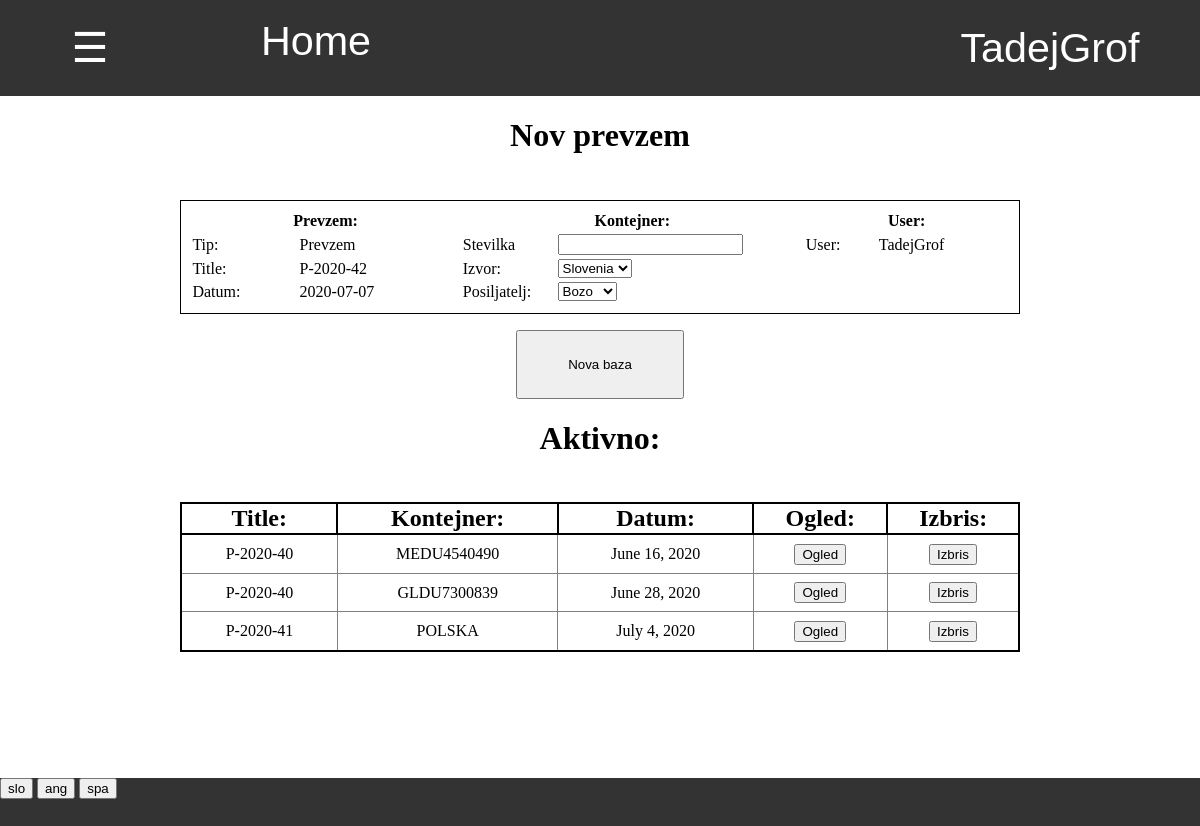
The app's page /zaloga/1/prevzem/ (signed in) with its own data.
### program/models.py (models this page shows, shortened)
class Profil(models.Model):
    user = models.OneToOneField(User,on_delete=models.CASCADE)
    jezik =  models.CharField(default="spa",max_length=3, choices=JEZIKI)
    stranka = models.OneToOneField(Stranka, on_delete=models.CASCADE, default=None, null=True, blank=True)
    celo_ime = models.CharField(default="",max_length=40)
    tip_banke = models.CharField(default="",max_length=40)
    stevilka_racuna = models.CharField(default="",max_length=40)
    telefon = models.CharField(default="",max_length=40)

class Program(models.Model):
    stevilo_prevzemov = models.IntegerField(default = 0)
    stevilo_odpisov = models.IntegerField(default = 0)
    stevilo_faktur = models.IntegerField(default = 0)
    stevilo_racunov = models.IntegerField(default = 0)
    stevilo_inventur = models.IntegerField(default = 0)
    def naslednji_prevzem(self,delaj=False):
        if delaj:
            self.stevilo_prevzemov += 1
            self.save()
            return 'P-2020-' + str(self.stevilo_prevzemov)
        else:
            return 'P-2020-' + str(self.stevilo_prevzemov + 1)
    @property
    def vrni_jezike(self):
        return JEZIKI

### zaloga/models.py (models this page shows, shortened)
class Zaloga(models.Model):
    title = models.CharField(default="skladisce", max_length=20)
    tipi_prodaje = models.CharField(default='["vele_prodaja"]', max_length=50)
    tipi_sestavine = models.CharField(default='["Y","W","JP","JP50","JP70"]', max_length=50)
    @property
    def danes(self):
        return datetime.today().strftime('%Y-%m-%d')
    @property
    def drzave(self):
        return DRZAVE
    @property
    def posiljatelji(self):
        return POSILJATELJI

class Baza(models.Model):
    author = models.ForeignKey(User,default=1, on_delete=models.CASCADE)
    title = models.CharField(default="",max_length=15)
    datum = models.DateField(default=timezone.now)
    zaloga = models.ForeignKey(Zaloga, default=1 ,on_delete=models.CASCADE)
    status = models.CharField(default="aktivno",max_length=10)
    sprememba_zaloge = models.IntegerField(default = -1)
    tip = models.CharField(default="prevzem",max_length=20, choices=TIPI_BAZE)
    kontejner = models.OneToOneField(Kontejner,null=True,default=None,blank=True, on_delete=models.CASCADE)
    popust = models.IntegerField(default = None, null=True, blank=True)
    stranka = models.ForeignKey(Stranka, on_delete=models.CASCADE, default=None, null=True, blank=True)
    cas = models.TimeField(default=None,null=True,blank=True)
    dnevna_prodaja = models.ForeignKey(Dnevna_prodaja, on_delete=models.CASCADE, default=None, null=True, blank=True)
    prevoz = models.DecimalField(default=None,null=True,blank=True,max_digits=5, decimal_places=2)

class Kontejner(models.Model):
    stevilka = models.CharField(default="", max_length=20)
    posiljatelj = models.CharField(default="", max_length=20, choices=POSILJATELJI)
    drzava = models.CharField(default="", max_length=20, choices=DRZAVE)

### zaloga/views.py (the view)
# urls.py: path('', views.baze , name='baze'),
@login_required
def baze(request,zaloga,tip_baze):
    if request.method == "GET":
        zaloga = Zaloga.objects.get(pk = zaloga)
        baze = Baza.objects.filter(zaloga = zaloga, tip=tip_baze,status='aktivno')
        stranke = Stranka.objects.all().order_by('stevilo_kupljenih').values('pk','naziv')
        return pokazi_stran(request, 'zaloga/aktivne_baze.html', {'zaloga': zaloga, 'tip': tip_baze, 'baze':baze,'stranke':stranke})

### request_funkcije.py (called while the page is built)
def vrni_slovar(request):
    with open('slovar.json') as dat:
        slovar = json.load(dat)
    return slovar

def pokazi_stran(request, html, baze={}):
    je_stranka = False
    program = Program.objects.first()
    zaloga = Zaloga.objects.first()
    if request.user.profil.stranka != None:
        je_stranka = True
    slovar = {'je_stranka':je_stranka,'program':program,'slovar':vrni_slovar(request),'jezik':request.user.profil.jezik}
    slovar.update(baze)
    if not 'zaloga' in baze:
        slovar.update({'zaloga':zaloga})
    slovar.update({'zaloga_pk':slovar['zaloga'].pk})
    return render(request, html, slovar)

### zaloga/templatetags/zaloga_exstras.py (called while the page is built)
@register.filter
def keyvalue(dict, key):
    return dict[key]

### zaloga/templates/zaloga/aktivne_baze.html (shortened to what this page needs)
{% extends 'program/base.html' %}
{% load zaloga_exstras %}
{% block content %}
<h1>
{% if tip == "prevzem" %}
    {{slovar|keyvalue:'Nov prevzem'|keyvalue:jezik}}
{% elif tip == "odpis" %}
    {{slovar|keyvalue:'Nov odpis'|keyvalue:jezik}}
{% elif tip == "inventura" %}
    {{slovar|keyvalue:'Nova inventura'|keyvalue:jezik}}
{% elif tip == "vele_prodaja" %}
    {{slovar|keyvalue:'Nova vele prodaja'|keyvalue:jezik}}
{% endif %}
</h1>
<div class="okno">
    {% if tip == "prevzem" %}
        <table style="padding:1%;border:1px solid black"class="tabela_podatkov">
            <tr>
                <th width="33%" colspan="2"> {{slovar|keyvalue:'Prevzem'|keyvalue:jezik}}:</th>
                <th width="42%" colspan="2">{{slovar|keyvalue:'Kontejner'|keyvalue:jezik}}:</th>
                <th width="25%" colspan="2"> User: </th>
            </tr>
            <tr>
                <td> {{slovar|keyvalue:'Tip'|keyvalue:jezik}}: </td>
                <td> {{slovar|keyvalue:'Prevzem'|keyvalue:jezik}} </td>
                <td> {{slovar|keyvalue:'Stevilka'|keyvalue:jezik}} </td>
                <td> <input form="nova_baza" name="stevilka" type="text" required autocomplete="off"> </td>
                <td> User: </td>
                <td> {{user.username}} </td>
            </tr>
            <tr>
                <td> {{slovar|keyvalue:'Title'|keyvalue:jezik}}: </td>
                <td> {{program.naslednji_prevzem}} </td>
                <td> {{slovar|keyvalue:'Izvor'|keyvalue:jezik}}: </td>
                <td>
                    <select form="nova_baza" name="drzava">
                        {% for drzava in zaloga.drzave %}
                            <option value="{{drzava.0}}"> {{drzava.1}} </option>
                        {% endfor %}
                    </select>
                </td>
            </tr>
            <tr>
                <td> {{slovar|keyvalue:'Datum'|keyvalue:jezik}}: </td>
                <td> {{zaloga.danes}} </td>
                <td> {{slovar|keyvalue:'Posiljatelj'|keyvalue:jezik}}: </td>
                <td>
                    <select form="nova_baza" name="posiljatelj">
                        {% for posiljatelj in zaloga.posiljatelji %}
                            <option value="{{posiljatelj.0}}"> {{posiljatelj.1}} </option>
                        {% endfor %}
                    </select>
                </td>
            </tr>
        </table>
    {% endif %}
    <form id="nova_baza" action="{% url 'nova_baza' zaloga_pk tip %}" method="POST">
        <input type="submit" value="{{slovar|keyvalue:'Nova baza'|keyvalue:jezik}}">
    </form>
</div>
<h1>
    {{slovar|keyvalue:'Aktivno'|keyvalue:jezik}}:
</h1>
{% if baze.count == 0 %}
    <h2>
        {{slovar|keyvalue:'Ni aktivnih baz'|keyvalue:jezik}}
    </h2>
{% else %}
    <div style="width:70%;display:inline-block;margin-top:2%" >
        <table class="tabela_vnosov">
            <tr class="header">
                <th> {{slovar|keyvalue:'Title'|keyvalue:jezik}}: </th>
                {% if tip == "vele_prodaja" %}
                <th> {{slovar|keyvalue:'Stranka'|keyvalue:jezik}}: </th>
                {% elif tip == "prevzem" %}
                <th> {{slovar|keyvalue:'Kontejner'|keyvalue:jezik}}: </th>
                {% endif %}
                <th> {{slovar|keyvalue:'Datum'|keyvalue:jezik}}: </th>
                <th> {{slovar|keyvalue:'Ogled'|keyvalue:jezik}}: </th>
                <th> {{slovar|keyvalue:'Izbris'|keyvalue:jezik}}: </th>
            </tr>
            {% for baza in baze %}
            <tr>
                <td> {{baza.title}} </td>
                {% if tip == "vele_prodaja" %}
                <td> {{baza.stranka}} </td>
                {% elif tip == "prevzem" %}
                <td> {{baza.kontejner.stevilka}} </td>
                {% endif %}
                <td> {{baza.datum}} </td>
                <td class="ogled">
                    <form action="{% url 'baza' zaloga_pk tip baza.pk %}" method="GET">
                        <input type="submit" value="{{slovar|keyvalue:'Ogled'|keyvalue:jezik}}">
                    </form>
                </td>
                <td class="izbris">
                    <form action="{% url 'izbris_baze' zaloga_pk baza.tip baza.pk %}" onsubmit="return Confirm()" method="POST">
                        <input type="submit" value="{{slovar|keyvalue:'Izbris'|keyvalue:jezik}}">
                    </form>
                </td>
            </tr>
            {% endfor %}
        </table>
    </div>
{% endif %}
{% endblock %}

### program/templates/css/navbar.html (shortened to what this page needs)
{% load zaloga_exstras %}
<div id="navbar" class="navbar">
    {% if je_stranka %}
        <div style="display:inline-block;width:28%"><a href="{% url 'stranka_pregled_narocil' %}" style="width:100%"> Pregled narocil </a></div>
        <div style="display:inline-block;width:22%"><a href="{% url 'stranka_zgodovina' %}" style="width:100%"> Zgodovina </a></div>
        <a style="width:15%" href="/">Home</a>
    {% else %}
        <button onclick="odpri()" class="nav" style="width:15%"> ☰ </button>
        <a style="width:20%" href="/">Home</a>
    {% endif %}
    <div class="racun dropdown" id="racun">
        <button class="dropbtn" >{{ user.get_username }}
        </button>
    </div>
</div>

### program/static/css/footer.css (style rules this page uses)
div { margin: 0%; padding: 0%; }
div input { margin: 0%; }
div form { margin:0%; padding: 0% }

### program/templates/program/base.html (style rules this page uses)
body { margin: 0%; padding: 0%; overflow:hidden; }
div { margin: 0%; padding: 0%; }

### program/templates/css/tabele.html (style rules this page uses)
table.tabela_vnosov { width:100%; border-spacing:0; border: 2px solid black; border-collapse: collapse; padding:0.5%; table-layout:"fixed" }
table.tabela_vnosov th { border: 2px solid black; border-collapse: collapse; font-size: 150%; }
table.tabela_vnosov td { font-size: 100%; text-align: center; border: 1px solid grey; padding: 1vmin; border-collapse: collapse; }
table.tabela_podatkov { width:100%; margin-bottom:1%; }

### program/templates/css/navbar.html (style rules this page uses)
.navbar { overflow: hidden; background-color: #333; font-family: Arial; height:12% }
.navbar a { float: left; font-size: 5vmin; color: white; text-align: center; padding: 18px 16px; text-decoration:none; height:100%; }
.navbar .dropdown, .nav { float: left; height:100%; width:100%; margin:0; overflow:hidden; }
.navbar .dropdown .dropbtn, .nav { font-size: 5vmin; border: none; outline: none; color: white; padding: 12px 16px; width:100%; height:100%; background-color: inherit; font-family: inherit; margin: 0; }
.navbar .racun { float:right; width:300px; overflow:hidden }

### zaloga/templates/zaloga/aktivne_baze.html (style rules this page uses)
div.okno { margin-top:2%; display:inline-block; width:70%; font-size:5vh; text-align:center; }
div.okno form input[type=submit] { display:block; width:20%; height:10%; position:relative; left:40%; margin-top:2%; }

### records on screen
Profil: jezik "Nov prevzem", jezik "Prevzem", jezik "Kontejner", jezik "Tip", jezik "Stevilka", jezik "Title", jezik "Izvor", jezik "Datum", jezik "Posiljatelj", jezik "Nova baza", jezik "Aktivno", jezik "Ogled", jezik "Izbris"
Program: naslednji_prevzem "P-2020-42"
Zaloga: drzava "Slovenia", danes "2020-07-07", posiljatelj "Bozo"
Baza: title "P-2020-40", kontejner.stevilka "MEDU4540490", datum "June 16, 2020"
Baza: title "P-2020-40", kontejner.stevilka "GLDU7300839", datum "June 28, 2020"

### other values on screen
{{ user.get_username }} "TadejGrof"
{{ user.username }} "TadejGrof"
